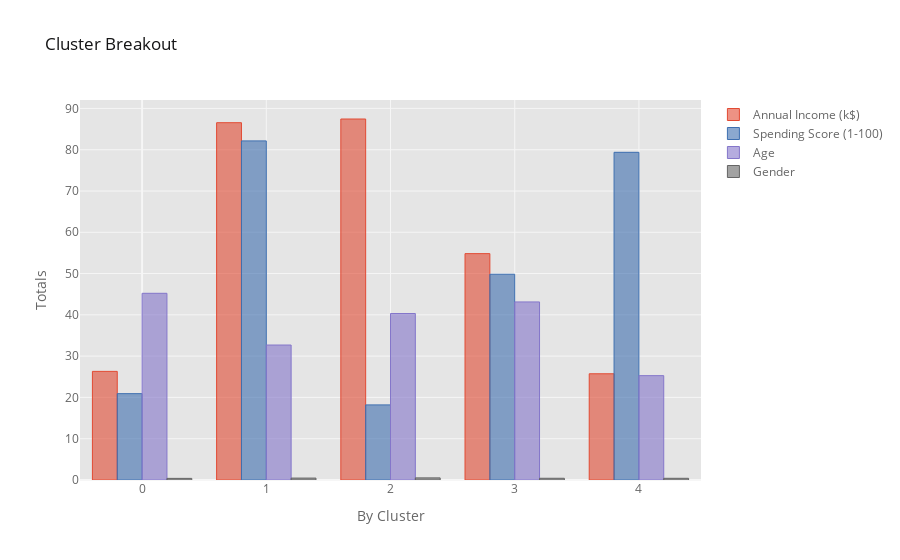

The notebook cell this image was saved under:
### Code cell
avg_by_cluster_dataset.iplot(kind="bar",
                  sortbars=True,
                  yTitle="Totals", xTitle="By Cluster", title="Cluster Breakout",
                  theme="ggplot"
                  )

### Figure 1 — Plotly figure (JSON) as saved in the notebook; plotly's stock layout.template omitted (floating-point values rounded to 4 significant figures)
{"data": [{"marker": {"color": "rgba(226, 74, 51, 0.6)", "line": {"color": "rgba(226, 74, 51, 1.0)", "width": 1}}, "name": "Annual Income (k$)", "orientation": "v", "text": "", "type": "bar", "x": [0, 1, 2, 3, 4], "y": [26.3, 86.54, 87.43, 54.82, 25.73]}, {"marker": {"color": "rgba(62, 111, 176, 0.6)", "line": {"color": "rgba(62, 111, 176, 1.0)", "width": 1}}, "name": "Spending Score (1-100)", "orientation": "v", "text": "", "type": "bar", "x": [0, 1, 2, 3, 4], "y": [20.91, 82.13, 18.19, 49.84, 79.36]}, {"marker": {"color": "rgba(132, 118, 202, 0.6)", "line": {"color": "rgba(132, 118, 202, 1.0)", "width": 1}}, "name": "Age", "orientation": "v", "text": "", "type": "bar", "x": [0, 1, 2, 3, 4], "y": [45.22, 32.69, 40.32, 43.13, 25.27]}, {"marker": {"color": "rgba(101, 101, 101, 0.6)", "line": {"color": "rgba(101, 101, 101, 1.0)", "width": 1}}, "name": "Gender", "orientation": "v", "text": "", "type": "bar", "x": [0, 1, 2, 3, 4], "y": [0.3913, 0.4615, 0.5135, 0.4177, 0.4091]}], "layout": {"legend": {"bgcolor": "#FFFFFF", "font": {"color": "#666666"}}, "paper_bgcolor": "#FFFFFF", "plot_bgcolor": "#E5E5E5", "title": {"font": {"color": "#151516"}, "text": "Cluster Breakout"}, "xaxis": {"gridcolor": "#F6F6F6", "showgrid": true, "tickfont": {"color": "#666666"}, "title": {"font": {"color": "#666666"}, "text": "By Cluster"}, "zerolinecolor": "#F6F6F6"}, "yaxis": {"gridcolor": "#F6F6F6", "showgrid": true, "tickfont": {"color": "#666666"}, "title": {"font": {"color": "#666666"}, "text": "Totals"}, "zerolinecolor": "#F6F6F6"}}}
